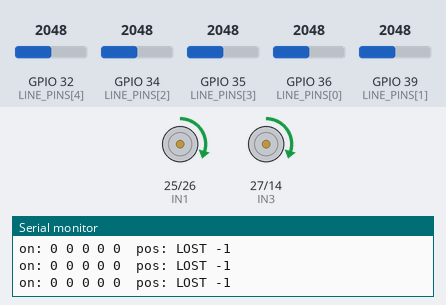
This program was run on a simulated ESP32. Shown: motor-driver pin pairs drawn as motors (green arrow = first pin HIGH = forward, orange = second pin HIGH = backward, longer = more drive, scaled by the enable pin), the last lines printed to the serial monitor. The test bench sets the inputs (shaded band); at power-on: GPIO 32 (LINE_PINS[4]) = 2048, GPIO 34 (LINE_PINS[2]) = 2048, GPIO 36 (LINE_PINS[0]) = 2048, GPIO 35 (LINE_PINS[3]) = 2048, GPIO 39 (LINE_PINS[1]) = 2048 (analog values on the 0–4095 scale).

Above: at 1.5 s.
1.6 s: GPIO 32 (LINE_PINS[4]) set to 1962
At 2.0 s:
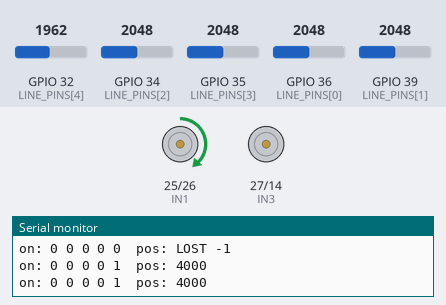
3.1 s: GPIO 34 (LINE_PINS[2]) set to 1960
At 4.3 s:
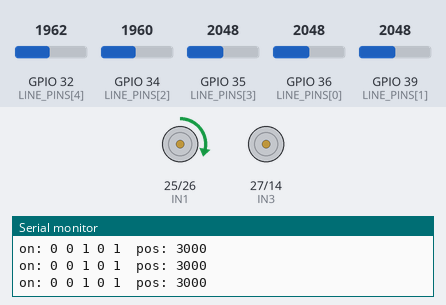
4.6 s: GPIO 36 (LINE_PINS[0]) set to 1956
At 5.5 s:
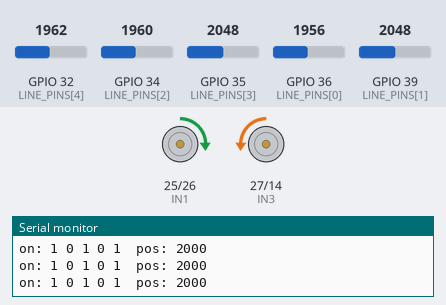
6.1 s: GPIO 32 (LINE_PINS[4]) set to 2040
At 6.6 s:
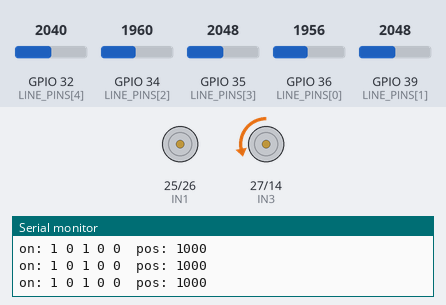
7.6 s: GPIO 34 (LINE_PINS[2]) set to 2040
At 8.8 s:
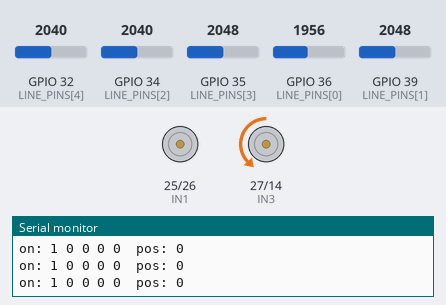
9.1 s: GPIO 36 (LINE_PINS[0]) set to 2040
At 10.3 s:
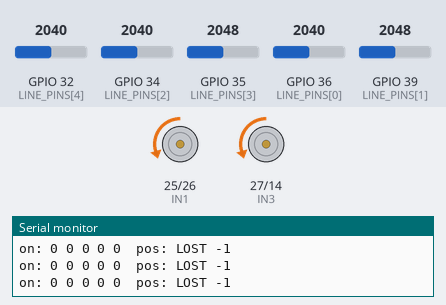
Timing chart, 0 to 11.6 s (numbered marks = the images above; inputs shaded):
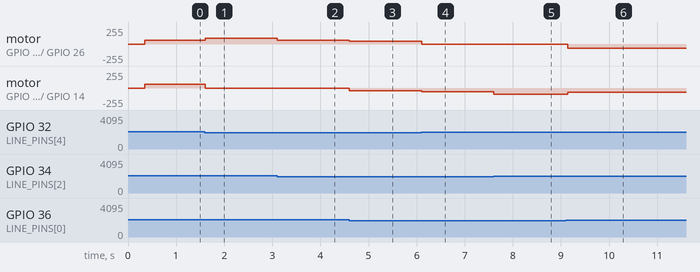

The program:

main.cpp
```cpp
#include <Arduino.h>

/*
 * LINE FOLLOWER v4 — inner-wheel-off pivot steering, very slow
 * ------------------------------------------------------------
 * Steering model (as requested):
 *   - Line centered      -> both wheels forward at SLOW (creep straight)
 *   - Line off to a side -> INNER wheel = 0, OUTER wheel drives -> pivot toward line
 *   - Line lost          -> grace period, then recovery pivot
 *
 * Pivot direction: to reach a line on the LEFT you stop the LEFT (inner) wheel
 * and drive the RIGHT one (the stopped wheel is the pivot point, so the nose
 * swings toward it). Cutting the OUTER wheel instead would steer AWAY from the
 * line. If your bench test pivots the wrong way, swap the two marked lines.
 *
 * Sensors: binary, ~540 on line / 4095 off. Threshold at 2000. S1..S5 = left..right.
 */

// ================= PIN MAP =================
const int IR_COUNT = 5;
const int LINE_PINS[IR_COUNT] = { 36, 39, 34, 35, 32 };   // S1..S5 (left..right)

const int IN1 = 25, IN2 = 26, IN3 = 27, IN4 = 14;
const int ENA = 13, ENB = 33;
const int CH_A = 0, CH_B = 1;

// ================= PWM =================
const int PWM_FREQ = 1000, PWM_RES = 8;

// ================= SENSOR THRESHOLD =================
const int  LINE_THRESHOLD = 2000;
const bool LINE_IS_LOW    = true;   // on the line, raw value is BELOW threshold

// ================= SPEEDS (duty 0..255) =================
// VERY SLOW. If the bot stalls / won't start from rest, the motors are below
// their stall torque -> raise SLOW and MIN_PWM together until it moves reliably.
const int SLOW        = 40;    // straight-line creep speed
const int MAX_SPEED   = 90;    // cap on the driving (outer) wheel during a pivot
const int MIN_PWM     = 38;    // stiction floor: a moving wheel never commands below this
const int PIVOT_SPEED = 60;    // wheel speed during line-loss recovery

// How hard the outer wheel drives during a turn, scaled by how far off the line
// is. Higher = sharper pivots on tight offsets. 0 = same speed for every turn.
const float TURN_GAIN = 0.05f;

// ================= STEERING =================
const int CENTER_POS = (IR_COUNT - 1) * 1000 / 2;   // = 2000
const int DEADBAND   = 700;    // |error| within this = treat as centered (creep straight)

// ================= TIMING =================
const int LOOP_DELAY_MS = 4;
const int LOST_GRACE_MS = 40;  // keep last command this long before recovery pivot

// ================= STATE =================
int  rawValues[IR_COUNT];
bool onLine[IR_COUNT];
int  lastLineSign = 0;         // -1 line last seen left, +1 right
int  lastLeft = 0, lastRight = 0;
unsigned long lastSeenMs = 0;

// ================= SENSORS =================
void setupSensors() {
  analogReadResolution(12);
  analogSetAttenuation(ADC_11db);
}

bool readPosition(int &position) {
  long weighted = 0;
  int  count = 0;
  for (int s = 0; s < IR_COUNT; s += 1) {
    rawValues[s] = analogRead(LINE_PINS[s]);
    bool on = LINE_IS_LOW ? (rawValues[s] < LINE_THRESHOLD)
                          : (rawValues[s] > LINE_THRESHOLD);
    onLine[s] = on;
    if (on) { weighted += (long)s * 1000; count += 1; }
  }
  if (count == 0) return false;
  position = (int)(weighted / count);
  return true;
}

// ================= MOTORS =================
int applyFloor(int sp) {
  if (sp > 0 && sp <  MIN_PWM) return  MIN_PWM;
  if (sp < 0 && sp > -MIN_PWM) return -MIN_PWM;
  return sp;
}

void setMotor(int inA, int inB, int ch, int sp) {
  sp = constrain(sp, -255, 255);
  if (sp > 0)      { digitalWrite(inA, HIGH); digitalWrite(inB, LOW);  ledcWrite(ch, sp);  }
  else if (sp < 0) { digitalWrite(inA, LOW);  digitalWrite(inB, HIGH); ledcWrite(ch, -sp); }
  else             { digitalWrite(inA, LOW);  digitalWrite(inB, LOW);  ledcWrite(ch, 0);   }
}

void setWheels(int l, int r) {
  setMotor(IN1, IN2, CH_A, l);
  setMotor(IN4, IN3, CH_B, r);   // IN4/IN3 order corrects right-motor polarity
  lastLeft = l; lastRight = r;
}

void stopMotors() { setWheels(0, 0); }

// ================= SETUP =================
void setup() {
  Serial.begin(115200);
  delay(300);
  setupSensors();

  pinMode(IN1, OUTPUT); pinMode(IN2, OUTPUT);
  pinMode(IN3, OUTPUT); pinMode(IN4, OUTPUT);
  ledcSetup(CH_A, PWM_FREQ, PWM_RES); ledcAttachPin(ENA, CH_A);
  ledcSetup(CH_B, PWM_FREQ, PWM_RES); ledcAttachPin(ENB, CH_B);
  stopMotors();

  Serial.println("\n=== LINE FOLLOWER v4 (pivot / very slow) ===");
  lastSeenMs = millis();
}

// ================= MAIN LOOP =================
void loop() {
  int position;
  bool seen = readPosition(position);

  if (seen) {
    int error = position - CENTER_POS;     // <0 line left, >0 line right
    int mag   = abs(error);

    if (mag <= DEADBAND) {
      int s = applyFloor(SLOW);
      setWheels(s, s);                     // centered -> creep straight
    } else {
      int drive = SLOW + (int)(TURN_GAIN * (mag - DEADBAND));
      drive = applyFloor(constrain(drive, SLOW, MAX_SPEED));

      if (error > 0) setWheels(drive, 0);  // line RIGHT -> right(inner) off, left drives
      else           setWheels(0, drive);  // line LEFT  -> left(inner) off, right drives
      // --- To reverse pivot direction, swap the two lines above. ---
    }

    if (error > 0) lastLineSign = 1;
    else if (error < 0) lastLineSign = -1;
    lastSeenMs = millis();
  } else {
    if (millis() - lastSeenMs < LOST_GRACE_MS) {
      setWheels(lastLeft, lastRight);              // brief inter-sensor gap: coast
    } else if (lastLineSign >= 0) {
      setWheels(PIVOT_SPEED, -PIVOT_SPEED);        // recover toward last side (right)
    } else {
      setWheels(-PIVOT_SPEED, PIVOT_SPEED);        // recover toward last side (left)
    }
  }

  // Throttled debug (comment out once tuned).
  static unsigned long tDbg = 0;
  if (millis() - tDbg > 150) {
    tDbg = millis();
    Serial.printf("on: %d %d %d %d %d  pos:%s%d\n",
      onLine[0], onLine[1], onLine[2], onLine[3], onLine[4],
      seen ? " " : " LOST ", seen ? position : -1);
  }

  delay(LOOP_DELAY_MS);
}
```

Measured:
- the behaviour switches between 2000 and 1999 on GPIO 32 (LINE_PINS[4]) (found by bisection; images 0 and 1)
- the behaviour switches between 2000 and 1999 on GPIO 36 (LINE_PINS[0]) (found by bisection; images 2 and 3)
- after the input at 1.6 s, motor on GPIO 25 (IN1) / GPIO 26 (IN2): forward 60/255 → forward 90/255 at once; motor on GPIO 27 (IN3) / GPIO 14 (IN4): forward 60/255 → stopped at once
- after the input at 3.1 s, motor on GPIO 25 (IN1) / GPIO 26 (IN2): forward 90/255 → forward 55/255 at once
- after the input at 4.6 s, motor on GPIO 25 (IN1) / GPIO 26 (IN2): forward 55/255 → forward 40/255 at once; motor on GPIO 27 (IN3) / GPIO 14 (IN4): stopped → backward 40/255 at once
- after the input at 6.1 s, motor on GPIO 25 (IN1) / GPIO 26 (IN2): forward 40/255 → stopped at once; motor on GPIO 27 (IN3) / GPIO 14 (IN4): backward 40/255 → backward 55/255 at once
- after the input at 7.6 s, motor on GPIO 27 (IN3) / GPIO 14 (IN4): backward 55/255 → backward 90/255 at once
- after the input at 9.1 s, motor on GPIO 25 (IN1) / GPIO 26 (IN2): stopped → backward 60/255 at once; motor on GPIO 27 (IN3) / GPIO 14 (IN4): backward 90/255 → backward 60/255 at once
